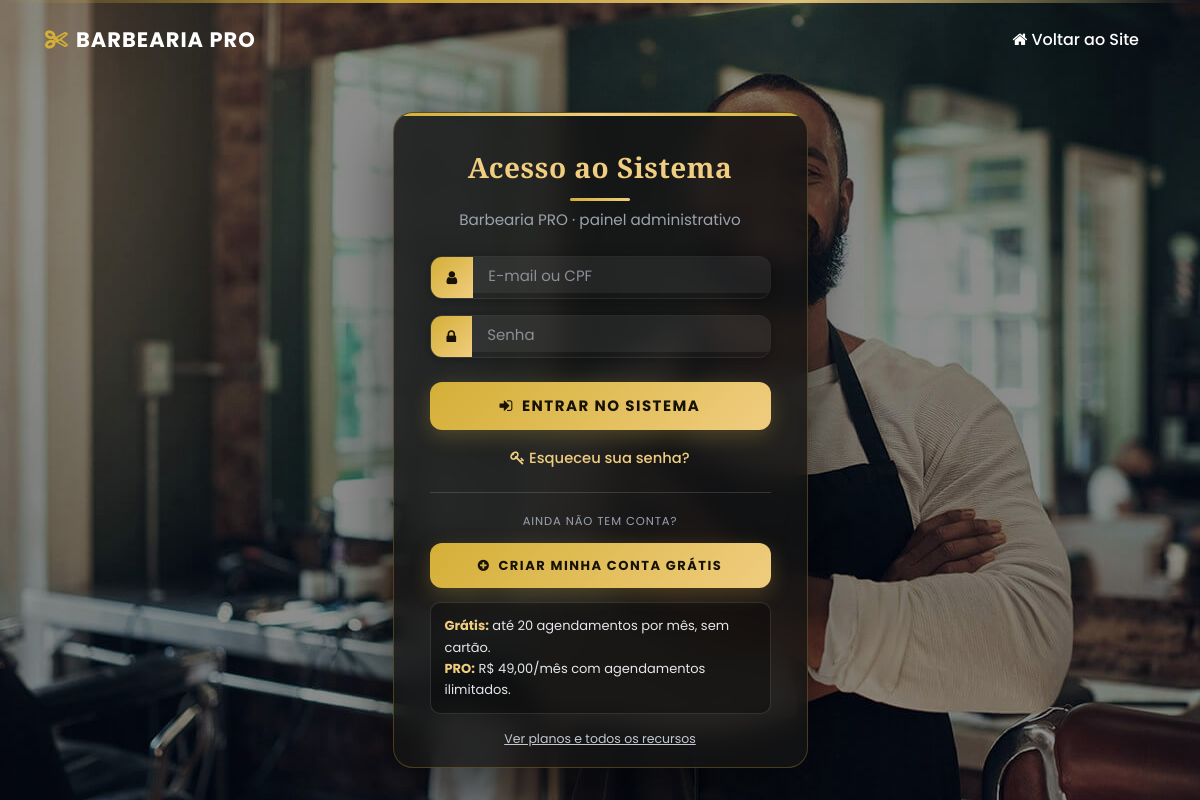
Page /sistema/index.php on the committed database.
### tables this page shows
CREATE TABLE `config` (
  `id` int(11) NOT NULL,
  `nome` varchar(50) NOT NULL,
  `email` varchar(50) NOT NULL,
  `telefone_fixo` varchar(20) DEFAULT NULL,
  `telefone_whatsapp` varchar(20) NOT NULL,
  `endereco` varchar(100) DEFAULT NULL,
  `logo` varchar(100) DEFAULT NULL,
  `icone` varchar(100) DEFAULT NULL,
  `logo_rel` varchar(100) DEFAULT NULL,
  `tipo_rel` varchar(10) DEFAULT NULL,
  `instagram` varchar(100) DEFAULT NULL,
  `tipo_comissao` varchar(25) NOT NULL,
  `texto_rodape` varchar(255) DEFAULT NULL,
  `img_banner_index` varchar(100) DEFAULT NULL,
  `texto_sobre` varchar(600) DEFAULT NULL,
  `imagem_sobre` varchar(100) DEFAULT NULL,
  `icone_site` varchar(100) NOT NULL,
  `mapa` varchar(1000) DEFAULT NULL,
  `texto_fidelidade` varchar(255) DEFAULT NULL,
  `quantidade_cartoes` int(11) NOT NULL,
  `texto_agendamento` varchar(30) DEFAULT NULL,
  `msg_agendamento` varchar(5) DEFAULT NULL,
  `segmento` varchar(20) NOT NULL DEFAULT 'barbearia'
);

CREATE TABLE IF NOT EXISTS `saas_planos` (
  `id` int(11) NOT NULL AUTO_INCREMENT,
  `nome` varchar(60) NOT NULL,
  `valor` decimal(10,2) NOT NULL DEFAULT 0.00,
  `limite_profissionais` int(11) NOT NULL DEFAULT 0,
  `limite_agendamentos` int(11) NOT NULL DEFAULT 0,
  `ativo` varchar(5) NOT NULL DEFAULT 'Sim',
  PRIMARY KEY (`id`)
);

### sistema/conexao.php (called while the page is built, shortened)
<?php
if (!function_exists('bb_demo_disponivel')) {
    function bb_demo_disponivel()
    {
        global $tenant_atual;
        if (!empty($GLOBALS['bb_instalacao_principal'])) {
            return true;
        }
        return ($tenant_atual && !empty($tenant_atual['site_demo']));
    }
}
require_once(__DIR__ . '/tenant.php');
require_once(__DIR__ . '/demo-banco.php');
try {
    $pdo = new PDO("mysql:dbname=$banco;host=$servidor;port=$porta;charset=utf8", "$usuario", "$senha");
} catch (Exception $e) {
    if (getenv('SHOW_DB_ERROR') === '1') {
        echo 'Nao conectado ao Banco de Dados! <br><br>' . $e->getMessage();
    } else {
        echo 'Nao foi possivel conectar ao banco de dados. Verifique as configuracoes de conexao e se o banco foi importado.';
    }
    exit;
}
$nome_sistema      = 'Barbearia PRO';
$img_banner_index  = 'banner.jpg';
try {
    $query = $pdo->query("SELECT * from config ");
} catch (Exception $e) {
    $query = false;
}
if ($query) {
    $res = $query->fetchAll(PDO::FETCH_ASSOC);
    $total_reg = @count($res);
    if ($total_reg > 0) {
        $nome_sistema      = $res[0]['nome'];
        $img_banner_index  = $res[0]['img_banner_index'];
        $segmento          = (isset($res[0]['segmento']) && $res[0]['segmento'] !== '') ? $res[0]['segmento'] : 'barbearia';
    }
}
if (!function_exists('bb_aplicar_segmento')) {
    function bb_aplicar_segmento($seg)
    {
        global $nome_sistema_base, $img_banner_index_base, $imagem_sobre_base, $texto_sobre_base, $texto_rodape_base, $texto_agendamento_base;
        if (isset($nome_sistema_base) && $nome_sistema_base !== '') {
            $nome_sistema       = $nome_sistema_base;
            $img_banner_index   = $img_banner_index_base;
        }
        if ($seg !== 'salao') {
            return;
        }
    }
}
$nome_sistema_base      = $nome_sistema;
$img_banner_index_base  = $img_banner_index;
?>

### sistema/index.php (the view, shortened to what this page needs)
<?php
require_once("conexao.php");
require_once("google.php");
$bb_control_com_usuarios = false;
if (bb_banco_atual() === bb_banco_controle()) {
	try {
		$bb_control_com_usuarios = (bool) $pdo->query("SHOW TABLES LIKE 'usuarios'")->fetchColumn();
	} catch (Exception $e) {
		$bb_control_com_usuarios = false;
	}
}
if ($bb_control_com_usuarios && bb_permitir_usuarios_teste()) {
	$hash_123 = bb_hash_senha('123');
	foreach (array('admin@admin') as $email_teste) {
		$st = $pdo->prepare("SELECT id, senha_crip, demo FROM usuarios WHERE email = :e LIMIT 1");
		$st->bindValue(':e', $email_teste);
		$st->execute();
		$row = $st->fetch(PDO::FETCH_ASSOC);
		if (!$row) {
			$pdo->prepare("INSERT INTO usuarios SET nome = 'Admin', email = :e, cpf = '000.000.000-00', senha = '', senha_crip = :h, nivel = 'Administrador', data = curDate(), ativo = 'Sim', foto = 'sem-foto.jpg', demo = 1")
				->execute(array(':e' => $email_teste, ':h' => $hash_123));
		} elseif (!bb_checar_senha('123', $row['senha_crip'])['ok']) {
			$up = $pdo->prepare("UPDATE usuarios SET senha_crip = :h, senha = '', demo = 1 WHERE id = :id");
			$up->execute(array(':h' => $hash_123, ':id' => $row['id']));
		} elseif ((int) $row['demo'] !== 1) {
			$pdo->prepare("UPDATE usuarios SET demo = 1 WHERE id = :id")->execute(array(':id' => $row['id']));
		}
	}
}
 ?>
<!DOCTYPE html>
<html>
<head>
	<link rel="stylesheet" type="text/css" href="../css/bootstrap.css" />
	<link href="../css/font-awesome.min.css" rel="stylesheet" />
	<link rel="stylesheet" type="text/css" href="<?php echo ($segmento == 'salao') ? 'css/estilo-login-salao.css' : 'css/estilo-login.css'; ?>">
</head>
<body>
<div class="hero_area">
    <div class="hero_bg_box">
        <img src="../images/<?php echo $img_banner_index ?>" alt="">
    </div>
    <header class="header_section">
        <div class="container">
            <nav class="navbar navbar-expand-lg custom_nav-container">
                <a class="navbar-brand" href="../index.php?site=1"><?php echo $nome_sistema ?></a>
                <div class="ml-auto">
                    <a title="Voltar para o Site" class="nav-link text-white" href="../index.php?site=1">
                        <i class="fa fa-home" aria-hidden="true"></i> Voltar ao Site
                    </a>
                </div>
            </nav>
        </div>
    </header>
    <section class="login_section">
        <div class="container">
            <div class="row justify-content-center align-items-center min-vh-100">
                <div class="col-md-6 col-lg-5">
                    <div class="login_container">
                        <div class="login_form">
                            <div class="heading_container text-center mb-4">
                                 <h2 class="text-white">Acesso ao Sistema</h2>
                                 <p class="text-white-50">
                                     <?php echo htmlspecialchars($nome_sistema) ?> · painel administrativo
                                 </p>
                             </div>
                            <form accept-charset="UTF-8" role="form" action="autenticar.php" method="post">
                                <div class="form-group mb-3">
                                    <div class="input-group">
                                        <div class="input-group-prepend">
                                            <span class="input-group-text">
                                                <i class="fa fa-user"></i>
                                            </span>
                                        </div>
                                        <input class="form-control" placeholder="E-mail ou CPF" name="email" type="text" required>
                                    </div>
                                </div>
                                <div class="form-group mb-4">
                                    <div class="input-group">
                                        <div class="input-group-prepend">
                                            <span class="input-group-text">
                                                <i class="fa fa-lock"></i>
                                            </span>
                                        </div>
                                        <input class="form-control" placeholder="Senha" name="senha" type="password" required>
                                    </div>
                                </div>
                                <button class="btn btn-login btn-block mb-3" type="submit">
                                    <i class="fa fa-sign-in mr-2"></i>Entrar no Sistema
                                </button>
                            <?php echo bb_csrf_field(); ?></form>
                            <div class="text-center">
                                <a class="recuperar-link" href="recuperar-senha.php">
                                    <i class="fa fa-key mr-1"></i>Esqueceu sua senha?
                                </a>
                            </div>
                            <?php
                            if (bb_demo_disponivel()) {
                                $bb_login_gratis = null;
                                $bb_login_pago = null;
                                try {
                                    $bb_login_q = $pdo->query("SELECT * FROM saas_planos WHERE ativo = 'Sim' ORDER BY valor ASC");
                                    if ($bb_login_q) {
                                        foreach ($bb_login_q->fetchAll(PDO::FETCH_ASSOC) as $bb_login_p) {
                                            if ((float) $bb_login_p['valor'] <= 0) {
                                                if ($bb_login_gratis === null) {
                                                    $bb_login_gratis = $bb_login_p;
                                                }
                                            } elseif ($bb_login_pago === null) {
                                                $bb_login_pago = $bb_login_p;
                                            }
                                        }
                                    }
                                } catch (Exception $e) {
                                }
                                $bb_login_limite = ($bb_login_gratis && (int) $bb_login_gratis['limite_agendamentos'] > 0)
                                    ? (int) $bb_login_gratis['limite_agendamentos']
                                    : null;
                                $bb_login_preco = $bb_login_pago ? (float) $bb_login_pago['valor'] : 49.00;
                            ?>
                            <div style="margin-top:22px;padding-top:20px;border-top:1px solid rgba(255,255,255,.14)">
                                <p class="text-center" style="font-size:11.5px;letter-spacing:.9px;text-transform:uppercase;margin-bottom:12px;color:#9ca3af">
                                    Ainda não tem conta?
                                </p>
                                <a class="btn btn-login btn-block" href="../assinar.php" style="text-decoration:none;font-size:13px;white-space:normal">
                                    <i class="fa fa-plus-circle mr-2"></i>Criar minha conta grátis
                                </a>
                                <div style="margin-top:14px;padding:12px 14px;background:rgba(0,0,0,.32);border:1px solid rgba(255,255,255,.12);border-radius:10px;font-size:13px;color:#e5e7eb;line-height:1.65;text-align:left">
                                    <strong style="color:#f0cd7f"><?php echo htmlspecialchars($bb_login_gratis ? $bb_login_gratis['nome'] : 'Grátis'); ?>:</strong>
                                    <?php echo $bb_login_limite !== null
                                        ? 'até ' . (int) $bb_login_limite . ' agendamentos por mês, sem cartão.'
                                        : 'agendamentos ilimitados, sem cartão.'; ?><br>
                                    <strong style="color:#f0cd7f"><?php echo htmlspecialchars($bb_login_pago ? $bb_login_pago['nome'] : 'PRO'); ?>:</strong>
                                    <?php echo 'R$ ' . number_format($bb_login_preco, 2, ',', '.'); ?>/mês com agendamentos ilimitados.
                                </div>
                                <div class="text-center" style="margin-top:12px">
                                    <a href="../planos.php" style="font-size:12.5px;color:#c3c9d1;text-decoration:underline">Ver planos e todos os recursos</a>
                                </div>
                            </div>
                            <?php } ?>
                        </div>
                    </div>
                </div>
            </div>
        </div>
    </section>
</div>
</body>
</html>

### sistema/css/estilo-login.css (style rules this page uses)
:root { --gold: #D4AF37; --gold-light: #F0CD7F; --gold-dark: #8a6d1f; --bg: #070707; --card: rgba(20, 20, 20, 0.82); --text: #e8e8e8; --text-muted: #9ca3af; }
* { box-sizing: border-box; }
body { font-family: "Poppins", sans-serif; color: var(--text); background-color: var(--bg); overflow: hidden; margin: 0; padding: 0; height: 100vh; }
.hero_area { position: relative; height: 100vh; display: flex; flex-direction: column; overflow: hidden; }
.hero_area .hero_bg_box { position: absolute; top: 0; left: 0; width: 100%; height: 100%; overflow: hidden; z-index: -1; }
.hero_area .hero_bg_box img { width: 100%; height: 100%; object-fit: cover; object-position: center center; filter: brightness(0.55) saturate(1.1); }
.hero_area .hero_bg_box::before { content: ""; position: absolute; top: 0; left: 0; width: 100%; height: 100%; background: linear-gradient(to right, rgba(7, 7, 7, 0.96), rgba(7, 7, 7, 0.72)); }
.hero_area .hero_bg_box::after { content: ""; position: absolute; top: 0; left: 0; width: 100%; height: 3px; background: linear-gradient(90deg, transparent, var(--gold), var(--gold-light), transparent); opacity: 0.9; z-index: 2; }
.header_section { padding: 18px 0; position: relative; z-index: 10; }
.navbar-brand { color: #ffffff !important; font-weight: 700; font-size: 21px; text-transform: uppercase; letter-spacing: 1px; text-decoration: none; display: inline-flex; align-items: center; gap: 8px; transition: color 0.3s ease; }
.navbar-brand::before { content: "\f0c4"; font-family: "FontAwesome"; color: var(--gold); font-size: 22px; }
.custom_nav-container { padding: 0; }
.nav-link { color: #ffffff !important; text-decoration: none; font-weight: 500; transition: all 0.3s; }
.login_section { flex: 1; display: flex; align-items: center; justify-content: center; padding: 0; position: relative; z-index: 10; overflow: hidden; }
.min-vh-100 { height: calc(100vh - 90px); overflow: hidden; }
.login_container { width: 100%; max-width: 450px; margin: 0 auto; padding: 0 15px; }
.login_form { background: var(--card); border-radius: 20px; padding: 38px 36px; box-shadow: 0 25px 60px rgba(0, 0, 0, 0.55), inset 0 1px 0 rgba(255, 255, 255, 0.06); backdrop-filter: blur(14px); -webkit-backdrop-filter: blur(14px); border: 1px solid rgba(212, 175, 55, 0.28); max-height: 82vh; overflow: hidden; position: relative; }
.login_form::before { content: ""; position: absolute; top: 0; left: 0; right: 0; height: 3px; background: linear-gradient(90deg, var(--gold), var(--gold-light), var(--gold)); border-radius: 20px 20px 0 0; }
.heading_container h2 { color: var(--gold-light) !important; font-family: "Playfair Display", "Poppins", serif; font-weight: 700; font-size: 1.75rem; margin-bottom: 8px; letter-spacing: 0.5px; }
.heading_container h2::after { content: ""; display: block; width: 60px; height: 3px; margin: 14px auto 0; background: linear-gradient(90deg, var(--gold), var(--gold-light)); border-radius: 2px; }
.heading_container p { color: var(--text-muted) !important; font-size: 0.95rem; margin-bottom: 0; }
.form-group { margin-bottom: 16px; }
.input-group { border-radius: 12px; overflow: hidden; box-shadow: 0 2px 12px rgba(0, 0, 0, 0.35); transition: box-shadow 0.3s ease, border-color 0.3s ease; border: 1px solid rgba(255, 255, 255, 0.08); }
.input-group-text { background: linear-gradient(135deg, var(--gold), var(--gold-light)); color: #171204; border: none; padding: 13px 16px; font-size: 15px; }
.form-control { border: none; padding: 13px 16px; font-size: 15px; background: rgba(255, 255, 255, 0.06); color: var(--text); transition: all 0.3s; }
.form-control::placeholder { color: #8b8f98; }
.btn-login { background: linear-gradient(135deg, var(--gold), var(--gold-light)); color: #171204; border: none; padding: 13px 20px; font-size: 15px; font-weight: 700; border-radius: 12px; transition: all 0.3s; text-transform: uppercase; letter-spacing: 1.5px; box-shadow: 0 6px 20px rgba(212, 175, 55, 0.25); }
.recuperar-link { color: var(--gold-light); text-decoration: none; font-weight: 500; font-size: 0.92rem; transition: all 0.3s; }
.text-white-50 { color: rgba(255, 255, 255, 0.75) !important; }
.mb-3 { margin-bottom: 1rem !important; }
.mb-4 { margin-bottom: 1.5rem !important; }
.mr-1 { margin-right: 0.25rem !important; }
.mr-2 { margin-right: 0.5rem !important; }

### rows in the picture
config: img_banner_index (picture), nome "BARBEARIA PRO", nome "Barbearia PRO"
saas_planos: nome "Grátis", limite_agendamentos "20"
saas_planos: nome "PRO", valor "49,00"
